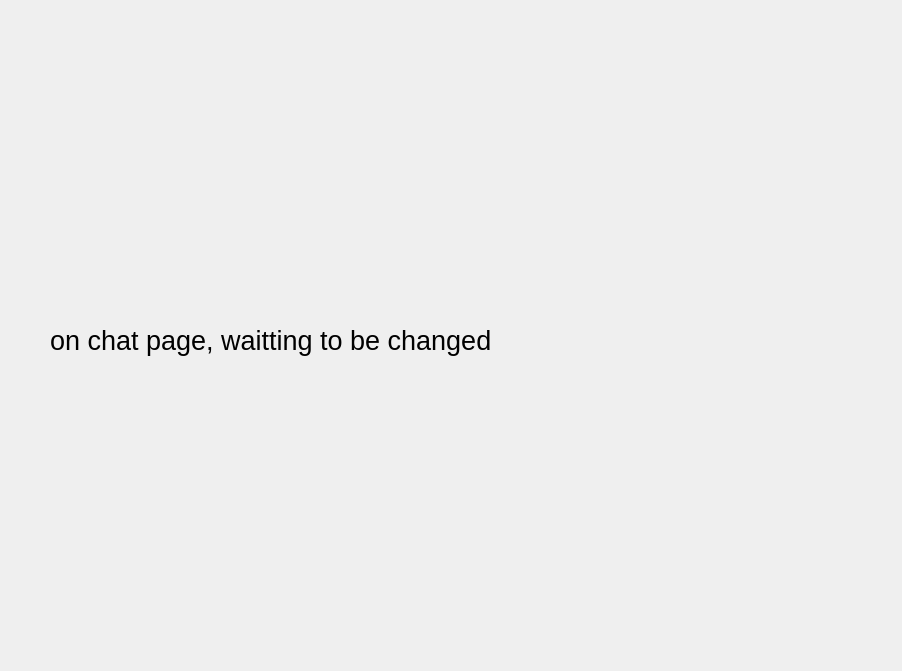
<?xml version="1.0" encoding="UTF-8"?>
<ui version="4.0">
 <class>ChatWidget</class>
 <widget class="QDialog" name="ChatWidget">
  <property name="geometry">
   <rect>
    <x>0</x>
    <y>0</y>
    <width>902</width>
    <height>671</height>
   </rect>
  </property>
  <property name="windowTitle">
   <string>Dialog</string>
  </property>
  <widget class="QLabel" name="label">
   <property name="geometry">
    <rect>
     <x>50</x>
     <y>30</y>
     <width>801</width>
     <height>621</height>
    </rect>
   </property>
   <property name="font">
    <font>
     <pointsize>20</pointsize>
    </font>
   </property>
   <property name="text">
    <string>on chat page, waitting to be changed</string>
   </property>
  </widget>
 </widget>
 <resources/>
 <connections/>
</ui>
